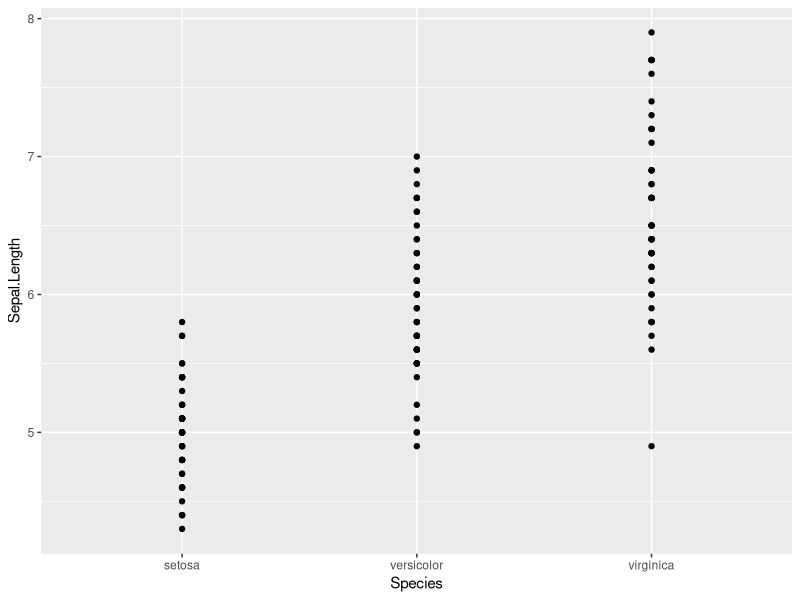
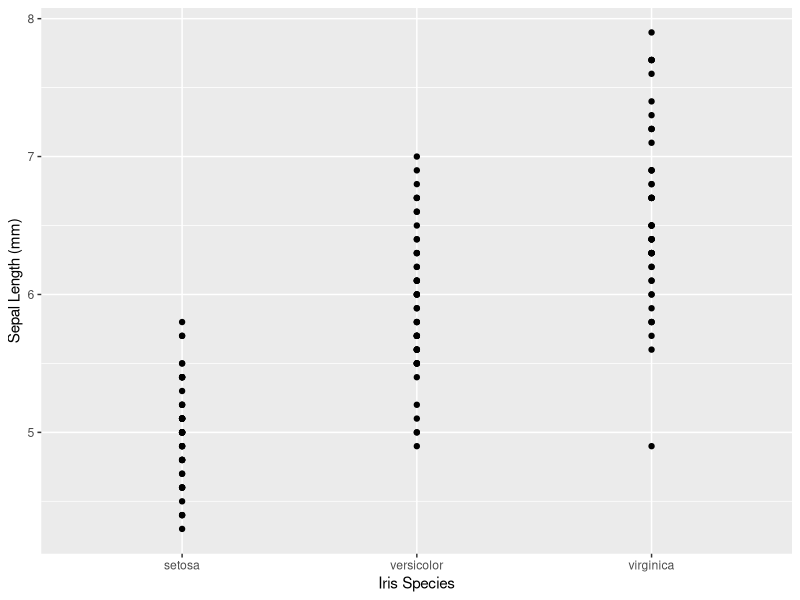
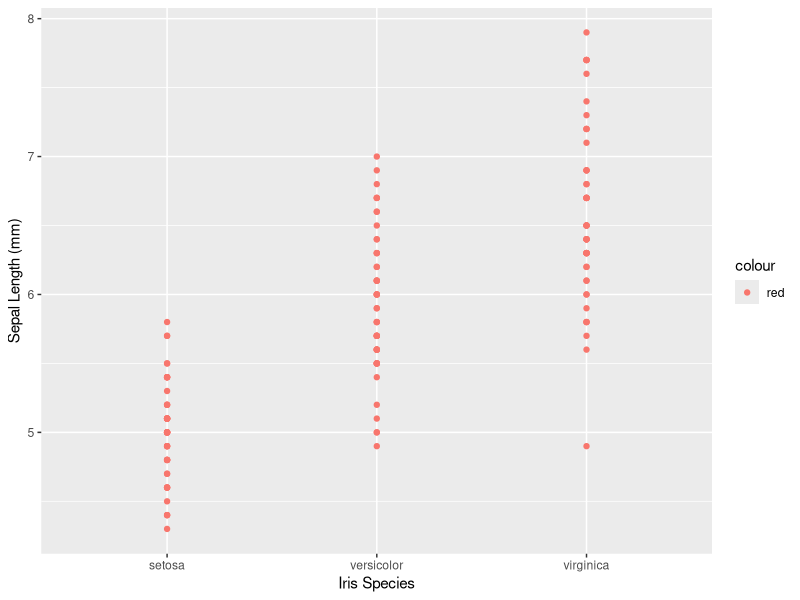
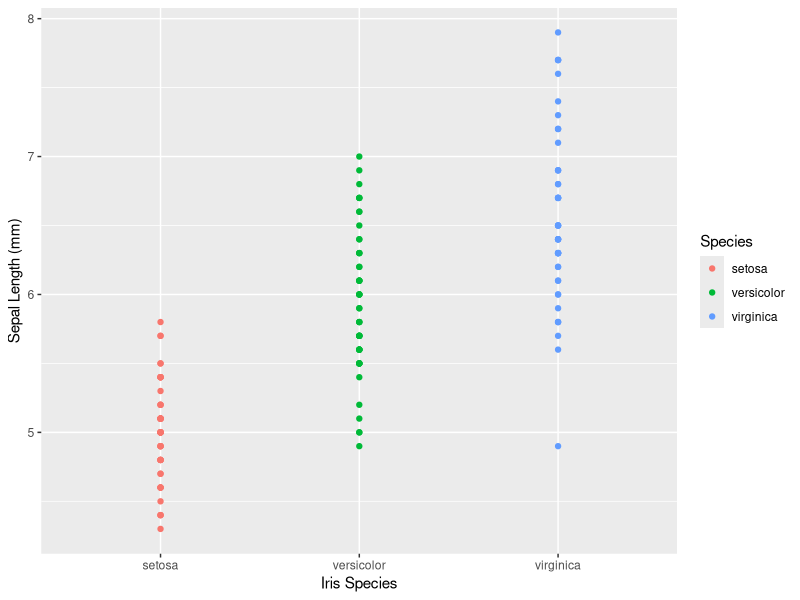
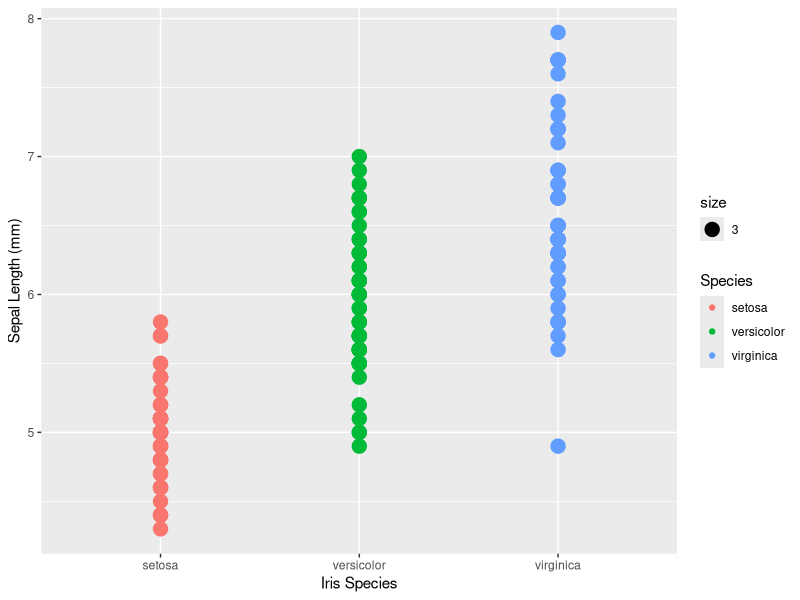
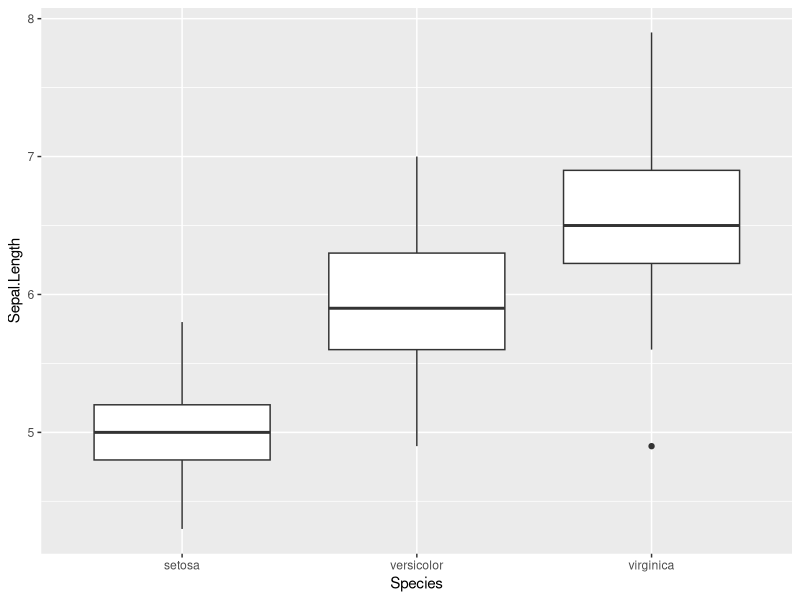
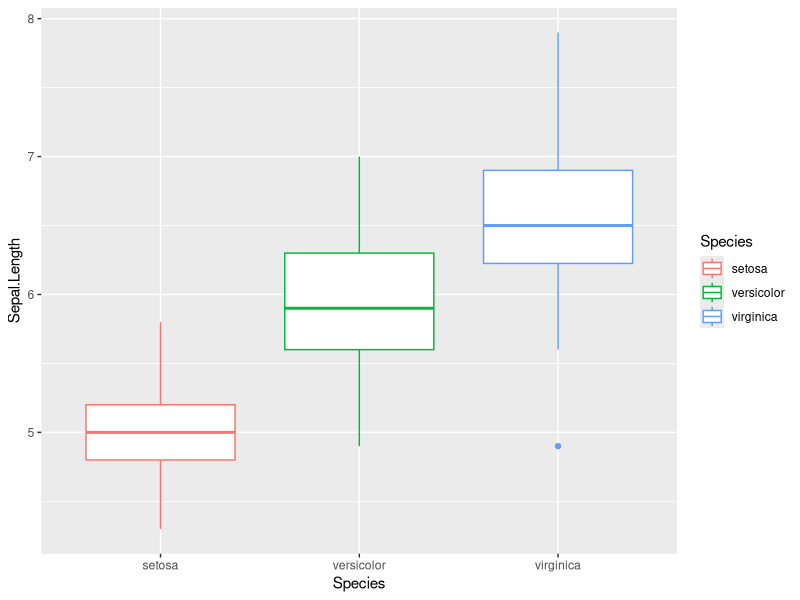
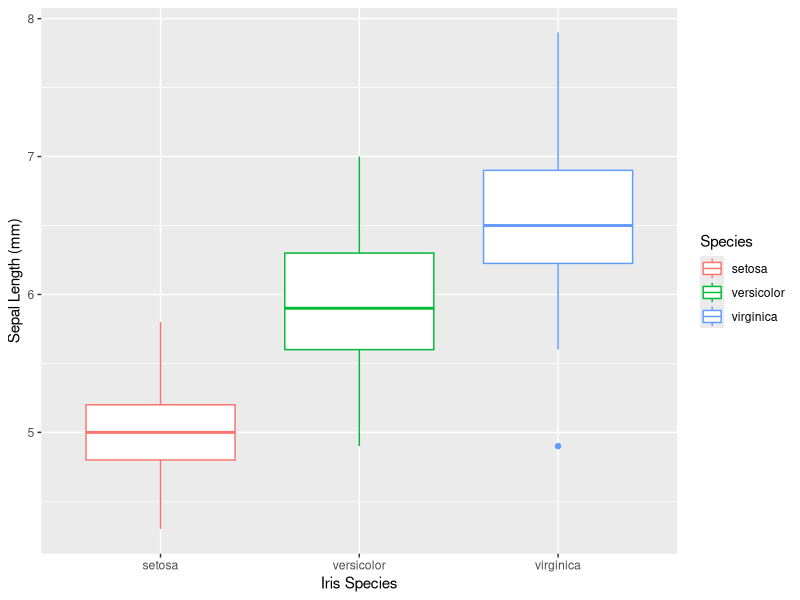

These charts were generated, in order, by the following R code:
## ---- chunk 1
knitr::opts_chunk$set(tidy = F, 
                      warning = F,
                      error = F,
                      message = F,
                      cache = F,
                      fig.margin = TRUE,
                      results="hide",
                      fig.width = 3,
                      fig.height = 2)
## ---- chunk 2
data(iris)
## ---- chunk 3
library(ggplot2)
library(cowplot)
## ---- chunk 4
qplot(y = Sepal.Length,
      x = Species,    
        data = iris) 
## ---- chunk 5
qplot(y = Sepal.Length,
      x = Species,    
        data = iris) +         # note the "+"
  xlab("Iris Species") +       # label for x axis
  ylab ("Sepal Length (mm)" )  # label for y axis

## ---- chunk 6
qplot(y = Sepal.Length,
      x = Species,    
        data = iris,
      color = "red") +
  xlab("Iris Species") +  
  ylab ("Sepal Length (mm)" )

## ---- chunk 7
#dopt w/color changes
qplot(y = Sepal.Length,
      x = Species,    
        data = iris,
      color = Species) +
  xlab("Iris Species") +  
  ylab ("Sepal Length (mm)")
## ---- chunk 8
#dopt w/color changes
qplot(y = Sepal.Length,
      x = Species,    
        data = iris,
      color = Species,
      size = 3) +
  xlab("Iris Species") +  
  ylab ("Sepal Length (mm)")

## ---- chunk 9
qplot(y = Sepal.Length,
      x = Species,    
        data = iris,
      geom = "boxplot") 
## ---- chunk 10
#dopt w/color changes
qplot(y = Sepal.Length,
      x = Species,    
        data = iris,
      geom = "boxplot",
      color = Species) 
## ---- chunk 11
qplot(y = Sepal.Length,
      x = Species,    
        data = iris,
      geom = "boxplot",
      color = Species) +
  xlab("Iris Species") +  
  ylab ("Sepal Length (mm)")
## ---- chunk 12
qplot(Petal.Length,
      data = iris)
## ---- chunk 13
qplot(Petal.Length,
      data = iris,
      fill = Species)
## ---- chunk 14
qplot(Petal.Length,
      data = iris,
      fill = Species) +  
  xlab ("Sepal Length (mm)")
  
## ---- chunk 15
qplot(Petal.Length,
      data = iris,
      fill = Species,
      facets = Species ~.) 
  
## ---- chunk 16
qplot(Petal.Length,
      data = iris,
      fill = Species,
      facets = Species ~.) +  
  xlab("Sepal Length (mm)")
  
## ---- chunk 17
qplot(Petal.Length,
      data = iris,
      fill = Species,
      main = "Iris species histograms",
      facets = Species ~.) +  
  xlab ("Sepal Length (mm)")
## ---- chunk 18
library(MASS)
data(mammals)
qplot(log(body), data = mammals) + 
  xlab("Log of body mass") +
  ylab("Count")
